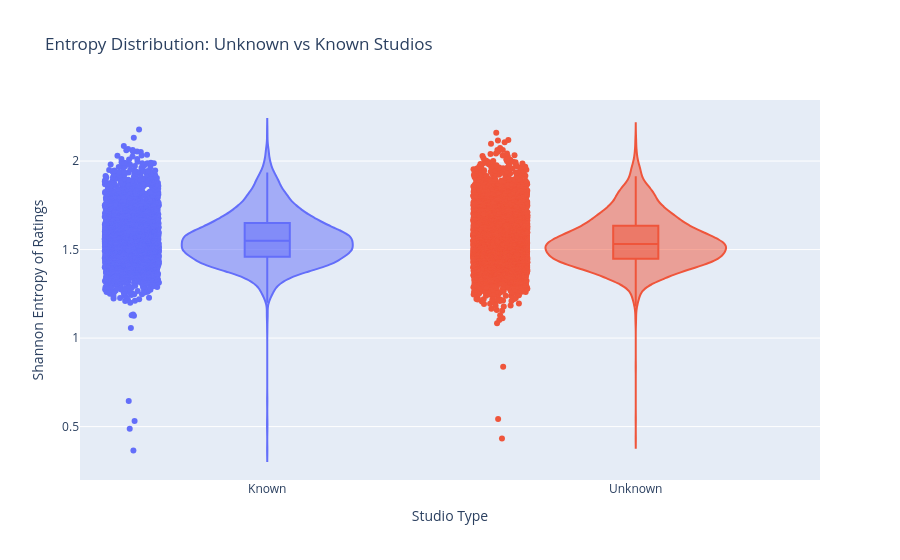

The notebook cell saved with this chart:
### Markdown cell above
下面继续绘制Known Studio 与Unknown Studio两组的box plot 和violin plot的对比，继续看差异。

### Code cell
viz_df = df.loc[
    df['controversy_score'].notna(),
    ['company', 'controversy_score']
].assign(
    company_type=lambda x: x['company'].apply(
        lambda c: 'Unknown' if c == 'Unknown' else 'Known'
    )
)

fig = px.violin(
    viz_df,
    x='company_type',
    y='controversy_score',
    box=True,
    points='all',
    color='company_type',
    title='Entropy Distribution: Unknown vs Known Studios'
)

fig.update_layout(
    xaxis_title='Studio Type',
    yaxis_title='Shannon Entropy of Ratings',
    showlegend=False
)

fig.show()

### Figure 1 — Plotly figure (JSON) as saved in the notebook; plotly's stock layout.template omitted (floating-point values rounded to 4 significant figures; data arrays with more than 128 entries replaced by an {"elided": "..."} marker saying what was removed)
{"data": [{"alignmentgroup": "True", "box": {"visible": true}, "hovertemplate": "company_type=%{x}<br>controversy_score=%{y}<extra></extra>", "legendgroup": "Known", "marker": {"color": "#636efa"}, "name": "Known", "offsetgroup": "Known", "orientation": "v", "points": "all", "scalegroup": "True", "showlegend": true, "type": "violin", "x": {"elided": "3085 str values"}, "x0": " ", "xaxis": "x", "y": {"elided": "3085 float values"}, "y0": " ", "yaxis": "y"}, {"alignmentgroup": "True", "box": {"visible": true}, "hovertemplate": "company_type=%{x}<br>controversy_score=%{y}<extra></extra>", "legendgroup": "Unknown", "marker": {"color": "#EF553B"}, "name": "Unknown", "offsetgroup": "Unknown", "orientation": "v", "points": "all", "scalegroup": "True", "showlegend": true, "type": "violin", "x": {"elided": "5305 str values"}, "x0": " ", "xaxis": "x", "y": {"elided": "5305 float values"}, "y0": " ", "yaxis": "y"}], "layout": {"legend": {"title": {"text": "company_type"}, "tracegroupgap": 0}, "showlegend": false, "title": {"text": "Entropy Distribution: Unknown vs Known Studios"}, "violinmode": "overlay", "xaxis": {"anchor": "y", "categoryarray": ["Known", "Unknown"], "categoryorder": "array", "domain": [0, 1], "title": {"text": "Studio Type"}}, "yaxis": {"anchor": "x", "domain": [0, 1], "title": {"text": "Shannon Entropy of Ratings"}}}}
